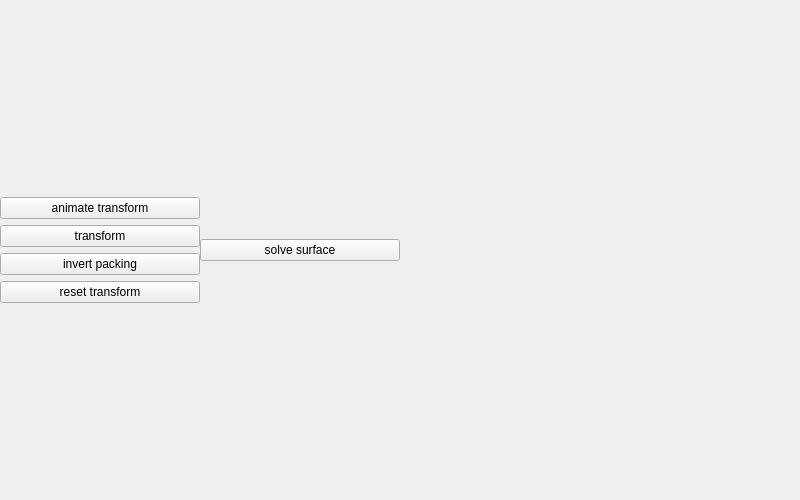
<?xml version="1.0" encoding="UTF-8"?>
<ui version="4.0">
 <class>Widget</class>
 <widget class="QWidget" name="Widget">
  <property name="windowModality">
   <enum>Qt::NonModal</enum>
  </property>
  <property name="geometry">
   <rect>
    <x>0</x>
    <y>0</y>
    <width>800</width>
    <height>500</height>
   </rect>
  </property>
  <property name="sizePolicy">
   <sizepolicy hsizetype="MinimumExpanding" vsizetype="MinimumExpanding">
    <horstretch>0</horstretch>
    <verstretch>0</verstretch>
   </sizepolicy>
  </property>
  <property name="minimumSize">
   <size>
    <width>800</width>
    <height>500</height>
   </size>
  </property>
  <property name="windowTitle">
   <string>Widget</string>
  </property>
  <layout class="QVBoxLayout" name="verticalLayout_2" stretch="1,0">
   <property name="spacing">
    <number>0</number>
   </property>
   <property name="sizeConstraint">
    <enum>QLayout::SetMinimumSize</enum>
   </property>
   <property name="leftMargin">
    <number>0</number>
   </property>
   <property name="topMargin">
    <number>0</number>
   </property>
   <property name="rightMargin">
    <number>0</number>
   </property>
   <property name="bottomMargin">
    <number>0</number>
   </property>
   <item>
    <layout class="QHBoxLayout" name="horizontalLayout" stretch="1,1">
     <property name="spacing">
      <number>0</number>
     </property>
     <property name="sizeConstraint">
      <enum>QLayout::SetMinimumSize</enum>
     </property>
     <item>
      <layout class="QVBoxLayout" name="gv1">
       <property name="spacing">
        <number>0</number>
       </property>
       <property name="sizeConstraint">
        <enum>QLayout::SetMinimumSize</enum>
       </property>
      </layout>
     </item>
     <item>
      <layout class="QVBoxLayout" name="gv2">
       <property name="spacing">
        <number>0</number>
       </property>
       <property name="sizeConstraint">
        <enum>QLayout::SetMinimumSize</enum>
       </property>
      </layout>
     </item>
    </layout>
   </item>
   <item>
    <layout class="QHBoxLayout" name="horizontalLayout_2" stretch="0,0,0">
     <property name="spacing">
      <number>0</number>
     </property>
     <property name="sizeConstraint">
      <enum>QLayout::SetMinimumSize</enum>
     </property>
     <property name="rightMargin">
      <number>0</number>
     </property>
     <item>
      <layout class="QVBoxLayout" name="verticalLayout">
       <item>
        <widget class="QPushButton" name="testbtn3">
         <property name="sizePolicy">
          <sizepolicy hsizetype="Expanding" vsizetype="Fixed">
           <horstretch>0</horstretch>
           <verstretch>0</verstretch>
          </sizepolicy>
         </property>
         <property name="minimumSize">
          <size>
           <width>200</width>
           <height>0</height>
          </size>
         </property>
         <property name="maximumSize">
          <size>
           <width>200</width>
           <height>16777215</height>
          </size>
         </property>
         <property name="layoutDirection">
          <enum>Qt::LeftToRight</enum>
         </property>
         <property name="text">
          <string>animate transform</string>
         </property>
         <property name="flat">
          <bool>false</bool>
         </property>
        </widget>
       </item>
       <item>
        <widget class="QPushButton" name="testbtn1">
         <property name="sizePolicy">
          <sizepolicy hsizetype="Expanding" vsizetype="Fixed">
           <horstretch>0</horstretch>
           <verstretch>0</verstretch>
          </sizepolicy>
         </property>
         <property name="minimumSize">
          <size>
           <width>200</width>
           <height>0</height>
          </size>
         </property>
         <property name="maximumSize">
          <size>
           <width>200</width>
           <height>16777215</height>
          </size>
         </property>
         <property name="layoutDirection">
          <enum>Qt::LeftToRight</enum>
         </property>
         <property name="text">
          <string>transform</string>
         </property>
         <property name="flat">
          <bool>false</bool>
         </property>
        </widget>
       </item>
       <item>
        <widget class="QPushButton" name="invert_pack_btn">
         <property name="sizePolicy">
          <sizepolicy hsizetype="Expanding" vsizetype="Fixed">
           <horstretch>0</horstretch>
           <verstretch>0</verstretch>
          </sizepolicy>
         </property>
         <property name="minimumSize">
          <size>
           <width>200</width>
           <height>0</height>
          </size>
         </property>
         <property name="maximumSize">
          <size>
           <width>200</width>
           <height>16777215</height>
          </size>
         </property>
         <property name="layoutDirection">
          <enum>Qt::LeftToRight</enum>
         </property>
         <property name="text">
          <string>invert packing</string>
         </property>
         <property name="flat">
          <bool>false</bool>
         </property>
        </widget>
       </item>
       <item>
        <widget class="QPushButton" name="reset_trans_btn">
         <property name="sizePolicy">
          <sizepolicy hsizetype="Expanding" vsizetype="Fixed">
           <horstretch>0</horstretch>
           <verstretch>0</verstretch>
          </sizepolicy>
         </property>
         <property name="minimumSize">
          <size>
           <width>200</width>
           <height>0</height>
          </size>
         </property>
         <property name="maximumSize">
          <size>
           <width>200</width>
           <height>16777215</height>
          </size>
         </property>
         <property name="layoutDirection">
          <enum>Qt::LeftToRight</enum>
         </property>
         <property name="text">
          <string>reset transform</string>
         </property>
         <property name="flat">
          <bool>false</bool>
         </property>
        </widget>
       </item>
      </layout>
     </item>
     <item>
      <widget class="QPushButton" name="solve_btn">
       <property name="sizePolicy">
        <sizepolicy hsizetype="Expanding" vsizetype="Fixed">
         <horstretch>0</horstretch>
         <verstretch>0</verstretch>
        </sizepolicy>
       </property>
       <property name="minimumSize">
        <size>
         <width>200</width>
         <height>0</height>
        </size>
       </property>
       <property name="maximumSize">
        <size>
         <width>200</width>
         <height>16777215</height>
        </size>
       </property>
       <property name="layoutDirection">
        <enum>Qt::LeftToRight</enum>
       </property>
       <property name="text">
        <string>solve surface</string>
       </property>
       <property name="flat">
        <bool>false</bool>
       </property>
      </widget>
     </item>
     <item>
      <spacer name="horizontalSpacer">
       <property name="orientation">
        <enum>Qt::Horizontal</enum>
       </property>
       <property name="sizeHint" stdset="0">
        <size>
         <width>40</width>
         <height>20</height>
        </size>
       </property>
      </spacer>
     </item>
    </layout>
   </item>
  </layout>
 </widget>
 <layoutdefault spacing="6" margin="11"/>
 <resources/>
 <connections/>
</ui>
